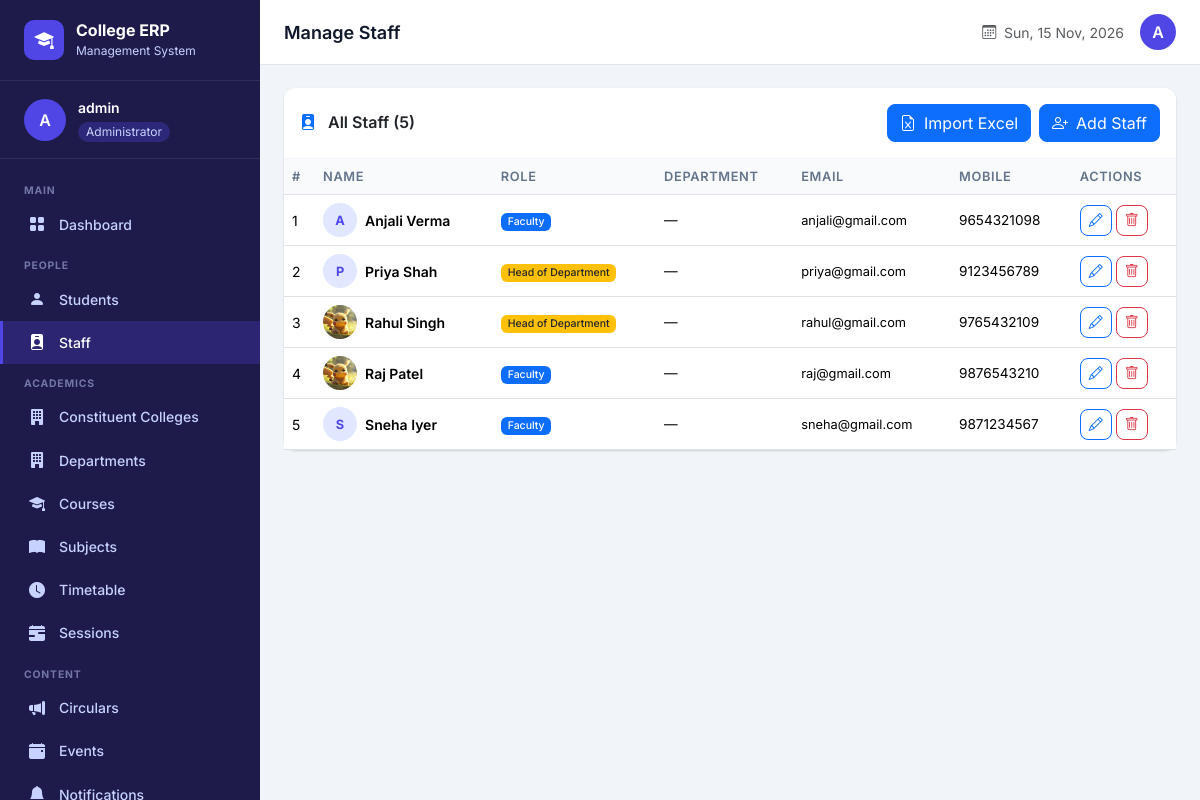
The page /faculty/admin/staff/ (signed in) on the database its author committed.
### faculty/models.py (models this page shows, shortened)
class Staff(models.Model):
    ROLE_CHOICES = (
         ('dean', 'Dean'),
        ('faculty', 'Faculty'),
        ('hod', 'Head of Department'),
    )
    GENDER_CHOICES = (
        ('male', 'Male'),
        ('female', 'Female'),
        ('other', 'Other'),
    )
    user = models.OneToOneField(User, on_delete=models.CASCADE, related_name='staff_profile')
    staff_id = models.CharField(max_length=20, unique=True)
    name = models.CharField(max_length=100)
    email = models.EmailField(unique=True)
    mobile= models.CharField(
        max_length=10,
        validators=[mobile_validator])
    gender = models.CharField(max_length=10, choices=GENDER_CHOICES, default='male')
    dob = models.DateField(null=True, blank=True)
    image = models.ImageField(upload_to='staff_images/', blank=True, null=True)
    role = models.CharField(max_length=20, choices=ROLE_CHOICES, default='faculty')
    department = models.ForeignKey(
        'account.Department', on_delete=models.SET_NULL,
        null=True, blank=True, related_name='staff_members'
    )
    qualification = models.CharField(max_length=200, blank=True)
    experience = models.CharField(max_length=200, blank=True)
    address = models.TextField(blank=True)
    joining_date = models.DateField(null=True, blank=True)
    is_active = models.BooleanField(default=True)
    created_at = models.DateTimeField(auto_now_add=True)
    class Meta:
        ordering = ['name']
        verbose_name = 'Staff'
        verbose_name_plural = 'Staff Members'

### faculty/views.py (the view)
    def wrapper(request, *args, **kwargs):
        if not request.user.is_authenticated:
            return redirect('login')
        try:
            staff = request.user.staff_profile
            if staff.role != 'admin' and not request.user.is_superuser:
                messages.error(request, "Admin access required.")
                return redirect('login')
            request.staff = staff
        except Staff.DoesNotExist:
            if not request.user.is_superuser:
                messages.error(request, "Access denied.")
                return redirect('login')
            request.staff = None
        return view_func(request, *args, **kwargs)

### faculty/views.py (called while the page is built)
def admin_required(view_func):
    def wrapper(request, *args, **kwargs):
        if not request.user.is_authenticated:
            return redirect('login')
        try:
            staff = request.user.staff_profile
            if staff.role != 'admin' and not request.user.is_superuser:
                messages.error(request, "Admin access required.")
                return redirect('login')
            request.staff = staff
        except Staff.DoesNotExist:
            if not request.user.is_superuser:
                messages.error(request, "Access denied.")
                return redirect('login')
            request.staff = None
        return view_func(request, *args, **kwargs)
    wrapper.__name__ = view_func.__name__
    return wrapper

@admin_required
def admin_staff_list(request):
    staff_list = Staff.objects.select_related('department').all()
    return render(request, 'admin_panel/staff_list.html', {'staff_list': staff_list})

### templates/admin_panel/staff_list.html (shortened to what this page needs)
{% extends "admin_panel/base_admin.html" %}
{% block page_title %}Manage Staff{% endblock %}
{% block content %}
<div class="card">
  <div class="card-header py-3 d-flex justify-content-between align-items-center">
  <h6 class="mb-0 fw-semibold">
    <i class="bi bi-person-badge-fill text-primary me-2"></i>
    All Staff ({{ staff_list|length }})
  </h6>
  <div class="d-flex gap-2">
    <a href="{% url 'import_staff_excel' %}" class="btn btn-success rounded-3" style="background-color:#0d6efd; border-color:#0d6efd; color:#fff;"
   onmouseover="this.style.backgroundColor='#0b5ed7'; this.style.borderColor='#0a58ca';"
   onmouseout="this.style.backgroundColor='#0d6efd'; this.style.borderColor='#0d6efd';"
>
      <i class="bi bi-file-earmark-excel me-2"></i>Import Excel
    </a>
    <a href="{% url 'add_staff' %}" class="btn btn-primary rounded-3">
      <i class="bi bi-person-plus me-2"></i>Add Staff
    </a>
  </div>
</div>
  <div class="card-body p-0">
    <div class="table-responsive">
      <table class="table mb-0">
        <thead><tr><th>#</th><th>Name</th><th>Role</th><th>Department</th><th>Email</th><th>Mobile</th><th>Actions</th></tr></thead>
        <tbody>
          {% for s in staff_list %}
            <tr>
              <td>{{ forloop.counter }}</td>
              <td>
                <div class="d-flex align-items-center gap-2">
                  {% if s.image %}
                    <img src="{{ s.image.url }}" style="width:34px;height:34px;border-radius:50%;object-fit:cover"/>
                  {% else %}
                    <div style="width:34px;height:34px;border-radius:50%;background:#e0e7ff;display:flex;align-items:center;justify-content:center;font-weight:700;font-size:.8rem;color:#4f46e5">{{ s.name|first|upper }}</div>
                  {% endif %}
                  <span class="fw-semibold" style="font-size:.875rem">{{ s.name }}</span>
                </div>
              </td>
              <td><span class="badge {% if s.role == 'admin' %}bg-danger{% elif s.role == 'hod' %}bg-warning text-dark{% else %}bg-primary{% endif %}">{{ s.get_role_display }}</span></td>
              <td style="font-size:.85rem">{{ s.department|default:"—" }}</td>
              <td style="font-size:.8rem">{{ s.email }}</td>
              <td style="font-size:.85rem">{{ s.mobile }}</td>
              <td>
                <div class="d-flex gap-1">
                  <a href="{% url 'edit_staff' s.id %}" class="btn btn-sm btn-outline-primary rounded-3"><i class="bi bi-pencil"></i></a>
                  <form method="POST" action="{% url 'delete_staff' s.id %}" onsubmit="return confirm('Delete {{ s.name }}?')">
                    <button class="btn btn-sm btn-outline-danger rounded-3"><i class="bi bi-trash"></i></button>
                  </form>
                </div>
              </td>
            </tr>
          {% empty %}
            <tr><td colspan="7" class="text-center py-4 text-muted">No staff members found</td></tr>
          {% endfor %}
        </tbody>
      </table>
    </div>
  </div>
</div>
{% endblock %}

### templates/admin_panel/base_admin.html (shortened to what this page needs)
{% extends "base/layout.html" %}
{% block sidebar_user %}
  <div class="user-avatar-placeholder">A</div>
  <div class="user-info">
    <div class="user-name">{{ request.user.get_full_name|default:request.user.username }}</div>
    <span class="user-role">Administrator</span>
  </div>
{% endblock %}
{% block sidebar_nav %}
  <div class="sidebar-section-label">Main</div>
  <a href="{% url 'admin_dashboard' %}"><i class="bi bi-grid-fill"></i> Dashboard</a>
  <div class="sidebar-section-label">People</div>
  <a href="{% url 'admin_students' %}"><i class="bi bi-person-fill"></i> Students</a>
  <a href="{% url 'admin_staff_list' %}"><i class="bi bi-person-badge-fill"></i> Staff</a>
  <div class="sidebar-section-label">Academics</div>
  <a href="{% url 'admin_constituent' %}"><i class="bi bi-building-fill"></i> Constituent Colleges</a>
  <a href="{% url 'admin_departments' %}"><i class="bi bi-building-fill"></i> Departments</a>
  <a href="{% url 'admin_courses' %}"><i class="bi bi-mortarboard-fill"></i> Courses</a>
  <a href="{% url 'admin_subjects' %}"><i class="bi bi-book-fill"></i> Subjects</a>
  <a href="{% url 'admin_timetable' %}"><i class="bi bi-clock-fill"></i> Timetable</a>
  <a href="{% url 'admin_sessions' %}"><i class="bi bi-calendar-range-fill"></i> Sessions</a>
  <div class="sidebar-section-label">Content</div>
  <a href="{% url 'admin_circulars' %}"><i class="bi bi-megaphone-fill"></i> Circulars</a>
  <a href="{% url 'admin_events' %}"><i class="bi bi-calendar-event-fill"></i> Events</a>
  <a href="{% url 'admin_notifications' %}"><i class="bi bi-bell-fill"></i> Notifications</a>
{% endblock %}
{% block topbar_right %}
  <div style="width:36px;height:36px;background:#4f46e5;border-radius:50%;display:flex;align-items:center;justify-content:center;color:white;font-weight:600">
    A
  </div>
{% endblock %}

### templates/base/layout.html (shortened to what this page needs)
{% load erp_tags %}
<!DOCTYPE html>
<html lang="en">
<head>
  <link rel="stylesheet" href="https://cdn.jsdelivr.net/npm/bootstrap@5.3.2/dist/css/bootstrap.min.css"/>
  <link rel="stylesheet" href="https://cdn.jsdelivr.net/npm/bootstrap-icons@1.11.3/font/bootstrap-icons.min.css"/>
</head>
<body>
<aside class="sidebar" id="sidebar">
  <div class="sidebar-brand">
    <div class="brand-icon"><i class="bi bi-mortarboard-fill"></i></div>
    <div class="brand-text">
      College ERP
      <br/><small>Management System</small>
    </div>
  </div>
  <div class="sidebar-user">
    {% block sidebar_user %}{% endblock %}
  </div>
  <nav class="sidebar-nav">
    {% block sidebar_nav %}{% endblock %}
  </nav>
</aside>
<header class="topbar">
  <div class="d-flex align-items-center gap-3">
    <span class="page-title">{% block page_title %}Dashboard{% endblock %}</span>
  </div>
  <div class="topbar-right">
    <span class="text-muted small d-none d-md-block">
      <i class="bi bi-calendar3 me-1"></i>
      <span id="current-date"></span>
    </span>
    {% block topbar_right %}{% endblock %}
  </div>
</header>
<main class="main-content">
  <div class="content-body">
    {% block content %}{% endblock %}
  </div>
</main>
</body>
</html>

### templates/base/layout.html (style rules this page uses)
:root { --sidebar-width: 260px; --topbar-height: 64px; --primary: #4f46e5; --primary-dark: #3730a3; --sidebar-bg: #1e1b4b; --sidebar-hover: #312e81; --sidebar-text: #c7d2fe; --sidebar-active: #4f46e5; --card-shadow: 0 1px 3px rgba(0,0,0,.1), 0 1px 2px rgba(0,0,0,.06); }
* { font-family: 'Inter', sans-serif; }
body { background: #f1f5f9; min-height: 100vh; }
.sidebar { position: fixed; top: 0; left: 0; height: 100vh; width: var(--sidebar-width); background: var(--sidebar-bg); z-index: 1050; overflow-y: auto; transition: transform .3s ease; display: flex; flex-direction: column; }
.sidebar-brand { padding: 1.25rem 1.5rem; border-bottom: 1px solid rgba(255,255,255,.08); display: flex; align-items: center; gap: .75rem; }
.sidebar-brand .brand-icon { width: 40px; height: 40px; background: var(--primary); border-radius: 10px; display: flex; align-items: center; justify-content: center; font-size: 1.2rem; color: white; flex-shrink: 0; }
.sidebar-brand .brand-text { color: white; font-weight: 700; font-size: 1rem; line-height: 1.2; }
.sidebar-brand .brand-text small { color: var(--sidebar-text); font-weight: 400; font-size: .75rem; }
.sidebar-user { padding: 1rem 1.5rem; border-bottom: 1px solid rgba(255,255,255,.08); display: flex; align-items: center; gap: .75rem; }
.sidebar-user .user-avatar-placeholder { width: 42px; height: 42px; border-radius: 50%; background: var(--primary); display: flex; align-items: center; justify-content: center; color: white; font-weight: 600; font-size: 1rem; flex-shrink: 0; }
.sidebar-user .user-info .user-name { color: white; font-weight: 600; font-size: .875rem; }
.sidebar-user .user-info .user-role { color: var(--sidebar-text); font-size: .75rem; background: rgba(79,70,229,.3); padding: 1px 8px; border-radius: 20px; display: inline-block; margin-top: 2px; }
.sidebar-nav { padding: .75rem 0; flex: 1; }
.sidebar-section-label { color: rgba(199,210,254,.5); font-size: .65rem; font-weight: 700; text-transform: uppercase; letter-spacing: .08em; padding: .75rem 1.5rem .25rem; }
.sidebar-nav a { display: flex; align-items: center; gap: .75rem; padding: .6rem 1.5rem; color: var(--sidebar-text); text-decoration: none; font-size: .875rem; font-weight: 500; transition: all .15s; border-left: 3px solid transparent; }
.sidebar-nav a.active { background: rgba(79,70,229,.25); color: white; border-left-color: var(--primary); }
.sidebar-nav a i { font-size: 1rem; width: 20px; text-align: center; }
.topbar { position: fixed; top: 0; left: var(--sidebar-width); right: 0; height: var(--topbar-height); background: white; box-shadow: 0 1px 0 rgba(0,0,0,.06); display: flex; align-items: center; justify-content: space-between; padding: 0 1.5rem; z-index: 1040; }
.topbar .page-title { font-size: 1.125rem; font-weight: 600; color: #0f172a; }
.topbar .topbar-right { display: flex; align-items: center; gap: 1rem; }
.main-content { margin-left: var(--sidebar-width); padding-top: var(--topbar-height); min-height: 100vh; }
.content-body { padding: 1.5rem; }
.card { border: none; box-shadow: var(--card-shadow); border-radius: 12px; }
.card-header { background: white; border-bottom: 1px solid #f1f5f9; border-radius: 12px 12px 0 0 !important; }
.table th { background: #f8fafc; font-size: .8rem; font-weight: 600; text-transform: uppercase; letter-spacing: .05em; color: #64748b; }
.table td { vertical-align: middle; font-size: .875rem; }
.badge { font-weight: 500; }

### rows shown on the page
Staff: name|first "A", name "Anjali Verma", role "Faculty", department "—", email "anjali@gmail.com", mobile "9654321098"
Staff: name|first "P", name "Priya Shah", role "Head of Department", department "—", email "priya@gmail.com", mobile "9123456789"
Staff: image (picture), name "Rahul Singh", role "Head of Department", department "—", email "rahul@gmail.com", mobile "9765432109"
Staff: image (picture), name "Raj Patel", role "Faculty", department "—", email "raj@gmail.com", mobile "9876543210"
Staff: name|first "S", name "Sneha Iyer", role "Faculty", department "—", email "sneha@gmail.com", mobile "9871234567"

### other values the page prints
{{ request.user.get_full_name|default:request.user.username }} "admin"
{{ staff_list|length }} "5"
